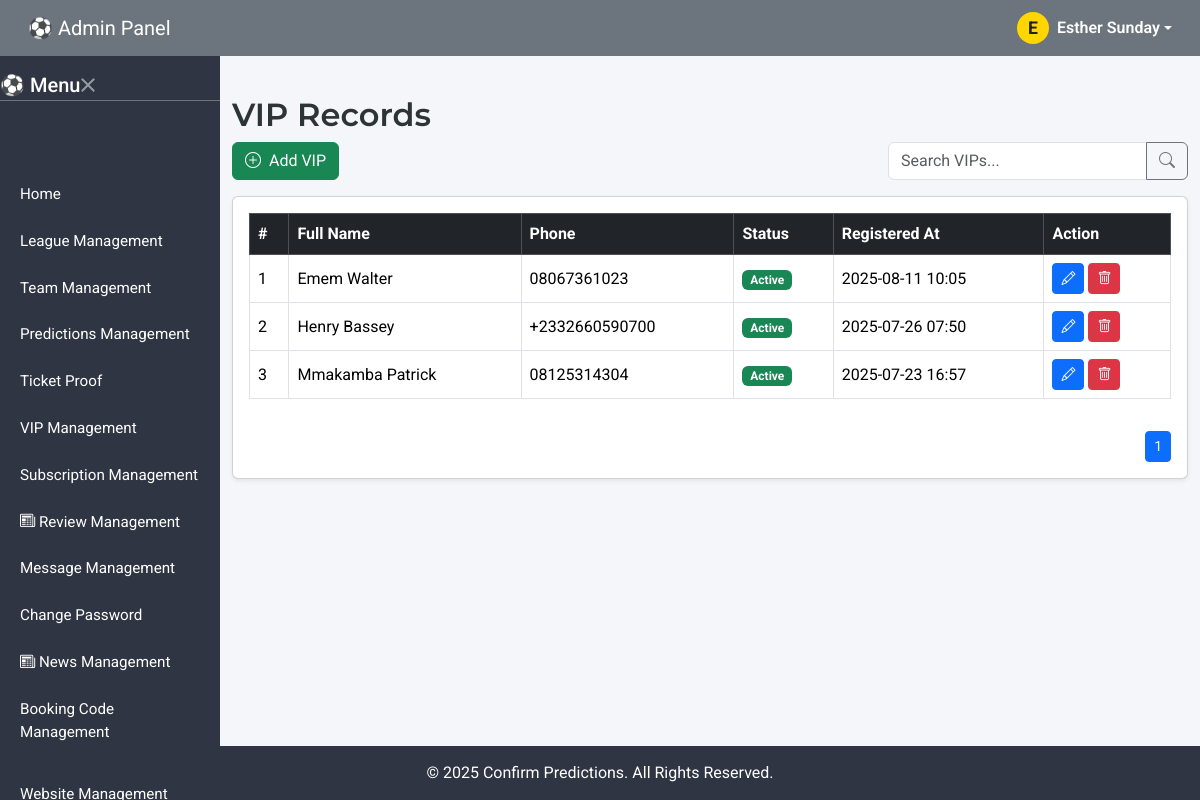
The page /Admin/vip-records.php (signed in) on the database its author committed.
### tables this page shows
CREATE TABLE `users` (
  `id` int(11) NOT NULL,
  `full_name` varchar(100) DEFAULT NULL,
  `email` varchar(100) NOT NULL,
  `phone` varchar(20) DEFAULT NULL,
  `password_hash` varchar(255) NOT NULL,
  `role` enum('admin','vip') DEFAULT 'vip',
  `status` enum('active','inactive','banned') DEFAULT 'active',
  `image` text DEFAULT 'uploadImage/Profile/default.png',
  `country` varchar(20) DEFAULT NULL,
  `wallet_balance` decimal(10,0) NOT NULL,
  `created_at` timestamp NOT NULL DEFAULT current_timestamp()
);

CREATE TABLE `website_settings` (
  `id` int(11) NOT NULL,
  `site_name` varchar(100) DEFAULT NULL,
  `site_email` varchar(100) DEFAULT NULL,
  `logo` varchar(255) DEFAULT NULL,
  `site_url` varchar(255) DEFAULT NULL,
  `whatsapp_phone` varchar(20) DEFAULT NULL,
  `address` text NOT NULL,
  `phone1` varchar(15) NOT NULL,
  `phone2` varchar(15) NOT NULL,
  `updated_at` timestamp NOT NULL DEFAULT current_timestamp() ON UPDATE current_timestamp(),
  `paystack_secret_key` text NOT NULL,
  `paystack_public_key` text NOT NULL
);

### inc/config.php (called while the page is built, shortened)
<?php
include('../database/connect.php');
$user_id = $_SESSION["user_id"];
$stmt = $dbh->query("SELECT * FROM users where id='$user_id'");
$row_user = $stmt->fetch();
$stmt = $dbh->query("SELECT * FROM website_settings");
$row_website = $stmt->fetch();
$app_name= $row_website['site_name'] ;
?>

### Admin/vip-records.php (the view, shortened to what this page needs)
<?php
include('../inc/config.php');
$stmt = $dbh->prepare("SELECT * FROM users WHERE role = 'vip' ORDER BY created_at DESC");
$stmt->execute();
$vipList = $stmt->fetchAll(PDO::FETCH_ASSOC);
?>
<!DOCTYPE html>
<html lang="en">
<head>
  <?php include 'partials/head.php'; ?>
</head>
<body>
<nav class="navbar navbar-expand-lg navbar-dark fixed-top px-3">
  <?php include 'partials/nav.php'; ?>
</nav>
<div class="d-none d-lg-block sidebar desktop-sidebar">
  <?php include 'partials/desktop-sidebar.php'; ?>
</div>
<main class="pt-5 mt-4 mb-5">
  <div class="container mt-4">
    <h2 class="mb-2">VIP Records</h2>
    <div class="d-flex flex-wrap justify-content-between align-items-center mb-3">
      <div>
        <a href="create-vip" class="btn btn-success">
          <i class="bi bi-plus-circle me-1"></i> Add VIP
        </a>
      </div>
      <div class="input-group" style="max-width: 300px;">
        <input id="searchInput" type="search" class="form-control" placeholder="Search VIPs..." />
        <button class="btn btn-outline-secondary"><i class="bi bi-search"></i></button>
      </div>
    </div>
    <div class="card shadow-sm p-3">
      <div class="table-responsive">
        <table id="vipTable" class="table table-bordered table-hover align-middle">
          <thead class="table-dark">
            <tr>
              <th>#</th>
              <th>Full Name</th>
              <th>Phone</th>
              <th>Status</th>
              <th>Registered At</th>
              <th>Action</th>
            </tr>
          </thead>
          <tbody>
          <?php if (count($vipList) > 0): ?>
            <?php foreach ($vipList as $index => $vip): ?>
              <tr>
                <td><?= $index + 1 ?></td>
                <td><?= htmlspecialchars($vip['full_name']) ?></td>
                <td><?= htmlspecialchars($vip['phone']) ?></td>
            <td>
            <?php    $status = strtolower($vip['status']);
         $badgeClass = match($status) {
        'active' => 'badge bg-success',
        'inactive' => 'badge bg-secondary',
        'banned' => 'badge bg-danger',
            default => 'badge bg-warning',
          };
        ?>
        <span class="<?= $badgeClass ?>"><?= htmlspecialchars(ucfirst($status)) ?></span>
        </td>                <td><?= date('Y-m-d H:i', strtotime($vip['created_at'])) ?></td>
                <td>
                  <a href="edit-vip?id=<?= $vip['id'] ?>" class="btn btn-sm btn-primary"><i class="bi bi-pencil"></i></a>
                  <button class="btn btn-sm btn-danger" data-bs-toggle="modal" data-bs-target="#confirmDeleteModal"
                          data-id="<?= $vip['id'] ?>" data-name="<?= htmlspecialchars($vip['full_name']) ?>">
                    <i class="bi bi-trash"></i>
                  </button>
                </td>
              </tr>
            <?php endforeach; ?>
          <?php else: ?>
            <tr>
              <td colspan="6" class="text-center text-muted py-4">No VIP user records found.</td>
            </tr>
          <?php endif; ?>
          </tbody>
        </table>
      </div>
      <nav aria-label="Page navigation" class="d-flex justify-content-end">
        <ul id="pagination" class="pagination pagination-sm mt-3 mb-0"></ul>
      </nav>
    </div>
  </div>
</main>
<footer>
  <div class="container">
    <?php include '../vip/partials/footer.php'; ?>
  </div>
</footer>
</body>
</html>

### Admin/partials/nav.php (shortened to what this page needs)
<div class="container-fluid">
    <a class="navbar-brand" href="#">⚽ Admin Panel</a>
    <div class="d-flex align-items-center gap-3 ms-auto">
     <div class="d-flex align-items-center ms-auto gap-3">
      <div class="dropdown">
        <a href="#" class="d-flex align-items-center text-white text-decoration-none dropdown-toggle" data-bs-toggle="dropdown">
          <div id="admin-avatar" style="background: #FFD600; color: #222; width: 32px; height: 32px; border-radius: 50%; display: flex; align-items: center; justify-content: center; font-weight: bold;">
        <?php
        $fullName = $row_user['full_name'];
        $initials = '';
        $parts = explode(' ', trim($fullName));
        if (count($parts) > 0 && strlen($parts[0]) > 0) {
          $initials = strtoupper($parts[0][0]);
        }
        echo htmlspecialchars($initials);
        ?>
          </div>
          <span class="ms-2 fw-semibold"><?php echo htmlspecialchars($row_user['full_name']); ?></span>
        </a>
      </div>
    </div>
    </div>
  </div>

### vip/partials/footer.php
&copy; <script>document.write(new Date().getFullYear());</script> <?php echo $app_name;?>. All Rights Reserved.

### Admin/assets/css/style.css (style rules this page uses)
:root { --main-grey: #6c757d; --dark-grey: #343a40; --light-grey: #e9ecef; --card-bg: #ffffff; --info-blue: #0dcaf0; --warning-yellow: #ffc107; --danger-red: #dc3545; }
body { font-family: 'Segoe UI', sans-serif; background-color: #f4f6f9; color: #333; }
.sidebar { background-color: var(--dark-grey); color: #fff; height: 100vh; padding-top: 70px; }
.navbar { background-color: var(--main-grey); z-index: 1050; }
footer { background-color: var(--dark-grey); color: white; text-align: center; padding: 15px 0; position: fixed; bottom: 0; width: 100%; z-index: 999; }
@media (min-width: 992px) { .desktop-sidebar { position: fixed; top: 0; bottom: 0; left: 0; width: 220px; z-index: 1030; } }
@media (min-width: 992px) { main { margin-left: 220px; } }

### Admin/assets/css/main-style.css (style rules this page uses)
:root { --main-grey: #6c757d; --dark-grey: #2f3542; --light-grey: #f1f2f6; --card-bg: #ffffff; --blue-gradient: linear-gradient(135deg, #74ebd5, #9face6); --yellow-gradient: linear-gradient(135deg, #f6d365, #fda085); --red-gradient: linear-gradient(135deg, #f5576c, #f093fb); }
body { font-family: 'Roboto', sans-serif; background-color: #f5f6fa; color: #2d3436; }
h2, h4 { font-family: 'Montserrat', sans-serif; font-weight: 600; }
.navbar { background-color: var(--main-grey); z-index: 1050; }
.navbar .nav-link, .navbar .navbar-brand { color: white !important; }
.sidebar { background-color: var(--dark-grey); color: #fff; height: 100vh; padding-top: 70px; }
#admin-avatar { background-color: #ffc107; width: 40px; height: 40px; display: flex; align-items: center; justify-content: center; color: white; font-weight: bold; border-radius: 50%; font-size: 1.1rem; }
footer { background-color: var(--dark-grey); color: white; text-align: center; padding: 15px 0; position: fixed; bottom: 0; width: 100%; z-index: 999; }
@media (min-width: 992px) { .desktop-sidebar { position: fixed; top: 0; bottom: 0; left: 0; width: 220px; z-index: 1030; } }
@media (min-width: 992px) { main { margin-left: 220px; } }

### rows shown on the page
users: full_name "E", full_name "Esther Sunday"
users: full_name "Emem Walter", phone "08067361023", status "Active", created_at "2025-08-11 10:05"
users: full_name "Henry Bassey", phone "+2332660590700", status "Active", created_at "2025-07-26 07:50"
users: full_name "Mmakamba Patrick", phone "08125314304", status "Active", created_at "2025-07-23 16:57"
website_settings: site_name "Confirm Predictions"
